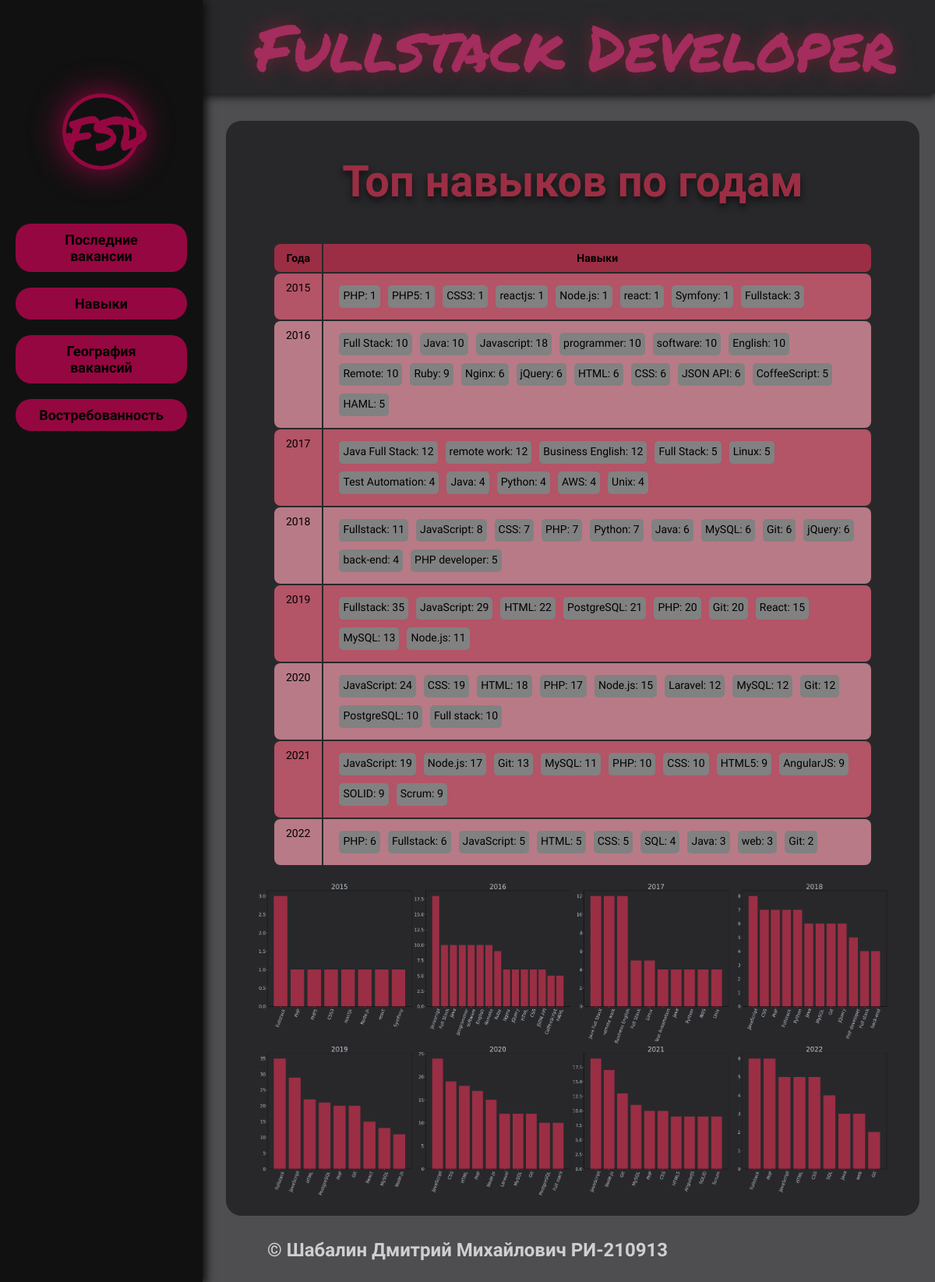
Screenshot of /skills/ with the database file from the repository.
### parser/models.py (models this page shows, shortened)
class Skills(models.Model):
    year = models.CharField(
        max_length=5,
        blank=True, null=True,
        verbose_name='Год',
    )
    list_skills = models.TextField(
        blank=True, null=True,
        verbose_name='Список навыков'
    )
    class Meta:
        verbose_name = ('Навыки по годам')
    def get_list_skills(self):
        if self.list_skills != '':
            return self.list_skills.split(', ')
        else: return None

class SkillsPlot(models.Model):
    plot = models.ImageField(
        upload_to='skills/',
        blank=True, null=True
    )
    class Meta:
        verbose_name = ('График навыков',)
        verbose_name_plural = ('Графики навыков')

### parser/views.py (the view)
# urls.py: path('skills/', skills_view, name='skills_list'),
def skills_view(request):
    skills = Skills.objects.all()[:20]
    plot = SkillsPlot.objects.all()[0]
    return render(
        request,
        'skills.html',
        context={
            'skills': skills,
            'plot': plot,
        }
    )

### parser/templates/skills.html (shortened to what this page needs)
{% extends "base.html" %}
{% load static %}
{% block content %}
    <div class="content">
        <h1>Топ навыков по годам</h1>
        <div class="table_block">
            <table class="table">
                <thead>
                    <tr>
                        <th>Года</th>
                        <th>Навыки</th>
                </thead>
                <tbody>
                    {% for skills_year in skills %}
                    <tr>
                        <td>{{ skills_year.year }}</td>
                        <td>
                            <div style="display: flex; flex-wrap: wrap;">
                            {% if skills_year.get_list_skills != None %}
                            {% for skill in skills_year.get_list_skills %}
                                <p class="vacancy_skill">{{ skill }}</p>
                            {% endfor %}
                            {% else %}
                                <p class="vacancy_skill">Нет данных</p>
                            {% endif %}
                            </div>
                        </td>
                    </tr>
                    {% endfor %}
                </tbody>
            </table>
        </div>
        <img width='100%' src="{{ plot.plot.url }}" alt="plot">
    </div>
{% endblock %}

### templates/base.html (shortened to what this page needs)
<!doctype html>
{% load static %}
<html lang="ru">
    <head>
        <link rel="stylesheet" href="{% static 'css/styles.css' %}">
    </head>
    <body>
        <div class="wrapper">
            <div class="container">
                {% include 'includes/header.html' %}
                {% include 'includes/menu.html' %}
                {% block content %}
                {% endblock content %}
            </div>
            {% include 'includes/footer.html' %}
        </div>
    </body>
</html>

### templates/includes/header.html
<div class="header">
    <div class="logo">
        <a href="{% url 'title_page' %}" class="logo"><p class="logo">Fullstack Developer</p></a>
    </div>
</div>

### templates/includes/menu.html
<div class="side_nav">
    <a href="{% url 'title_page' %}" class=""><div class="small_logo">FSD</div></a>
    <br>
    <div class="links_list ">
        <a href="{% url 'last_vacancies' %}" class="decorate-none">
            <div class="link bottom_20px">Последние вакансии</div>
        </a>
        <a href="{% url 'skills_list' %}" class="decorate-none">
            <div class="link bottom_20px">Навыки</div>
        </a>
        <a href="{% url 'geography' %}" class="decorate-none">
            <div class="link bottom_20px">География вакансий</div>
        </a>
        <a href="{% url 'demand' %}" class="decorate-none">
            <div class="link bottom_20px">Востребованность</div>
        </a>
    </div>
</div>

### templates/includes/footer.html
<footer>
    <h2 class='main_text' style='margin: 30px auto; text-align: center;'>© Шабалин Дмитрий Михайлович РИ-210913</h2>
</footer>

### templates/includes/scripts.html (shortened to what this page needs)
{% load static %}

### static/css/styles.css (style rules this page uses)
* { box-sizing: border-box; margin: 0; padding: 0; position: relative; font-family: 'Sofia Sans Semi Condensed', sans-serif; }
a { text-decoration: none; }
body { background-color: #4E4E50; }
.wrapper { overflow: hidden; min-height: 100%; }
.container { display: block; }
.header { width: 100%; height: 120px; background-color: #28282b; box-shadow: #1A1A1D 0 5px 10px; }
.logo { float: center; text-decoration: none; }
.logo p { font-family: Permanent Marker; padding-right: 50px; text-align: right; font-size: 82px; color: #a32d5c; text-shadow: #6F2232 0 0 25px; }
.side_nav { height: 100%; width: 260px; position: fixed; z-index: 1; top: 0; left: 0; padding-top: 10%; background-color: #111; overflow-x: hidden; box-shadow: #111 5px 0 10px; }
.small_logo { color: #950740; font-family: Permanent Marker; width: 100px; font-size: 60px; border-radius: 50%; box-shadow: #950740 0 0 40px; text-align: center; margin: 0 auto; margin-bottom: 50px; border: 5px solid #950740; }
.links_list { width: 100%; display: flex; justify-content: space-between; flex-direction: column; padding: 0 20px; }
.link { padding: 10px 25px; background-color: #950740; text-align: center; border-radius: 20px; color: black; font-weight: 800; font-size: 18px; }
.bottom_20px { margin-bottom: 20px; }
.content { display: block; margin-top: 35px; margin-left: 290px; margin-right: 20px; padding: 20px 40px; background-color: #28282b; border-radius: 20px; }
.main_text { color: #cfcfcf; }
h1 { text-align: center; margin: 25px 0; color: #9b2e44; font-size: 56px; text-shadow: #111 0 5px 8px; }
.vacancy_skill { background-color: #818181; color: black; padding: 5px; margin: 5px; height: 29px; border-radius: 5px; text-align: center; white-space: nowrap; }
.table { font-size: 20px; margin: 0 auto; justify-content: space-around; }
.table_block { display: flex; justify-content: space-around; width: 100%; border: none; padding: 20px; margin-bottom: 20px auto; color: #000; border-radius: 20px; }
.table thead th { font-weight: bold; text-align: center; border: none; padding: 10px 15px; background: #9b2e44; font-size: 14px; }
.table thead tr th:first-child { border-radius: 8px 0 0 8px; }
.table thead tr th:last-child { border-radius: 0 8px 8px 0; }
.table tbody td { text-align: center; padding: 10px 15px; font-size: 14px; vertical-align: top; }
.table tbody tr:nth-child(odd) { background: #b35467; }
.table tbody tr:nth-child(even) { background: #b87a86; }
.table tbody tr td:first-child { border-radius: 8px 0 0 8px; }
.table tbody tr td:last-child { border-radius: 0 8px 8px 0; }

### rows the page displays
Skills: year "2015", get_list_skills "PHP: 1" "PHP5: 1" "CSS3: 1" "reactjs: 1" "Node.js: 1" "react: 1" "Symfony: 1" "Fullstack: 3"
Skills: year "2016", get_list_skills "Full Stack: 10" "Java: 10" "Javascript: 18" "programmer: 10" "software: 10" "English: 10" "Remote: 10" "Ruby: 9" "Nginx: 6" "jQuery: 6" "HTML: 6" "CSS: 6" "JSON API: 6" "CoffeeScript: 5" "HAML: 5"
Skills: year "2017", get_list_skills "Java Full Stack: 12" "remote work: 12" "Business English: 12" "Full Stack: 5" "Linux: 5" "Test Automation: 4" "Java: 4" "Python: 4" "AWS: 4" "Unix: 4"
Skills: year "2018", get_list_skills "Fullstack: 11" "JavaScript: 8" "CSS: 7" "PHP: 7" "Python: 7" "Java: 6" "MySQL: 6" "Git: 6" "jQuery: 6" "back-end: 4" "PHP developer: 5"
Skills: year "2019", get_list_skills "Fullstack: 35" "JavaScript: 29" "HTML: 22" "PostgreSQL: 21" "PHP: 20" "Git: 20" "React: 15" "MySQL: 13" "Node.js: 11"
Skills: year "2020", get_list_skills "JavaScript: 24" "CSS: 19" "HTML: 18" "PHP: 17" "Node.js: 15" "Laravel: 12" "MySQL: 12" "Git: 12" "PostgreSQL: 10" "Full stack: 10"
Skills: year "2021", get_list_skills "JavaScript: 19" "Node.js: 17" "Git: 13" "MySQL: 11" "PHP: 10" "СSS: 10" "HTML5: 9" "AngularJS: 9" "SOLID: 9" "Scrum: 9"
Skills: year "2022", get_list_skills "PHP: 6" "Fullstack: 6" "JavaScript: 5" "HTML: 5" "CSS: 5" "SQL: 4" "Java: 3" "web: 3" "Git: 2"
SkillsPlot: plot (picture)
